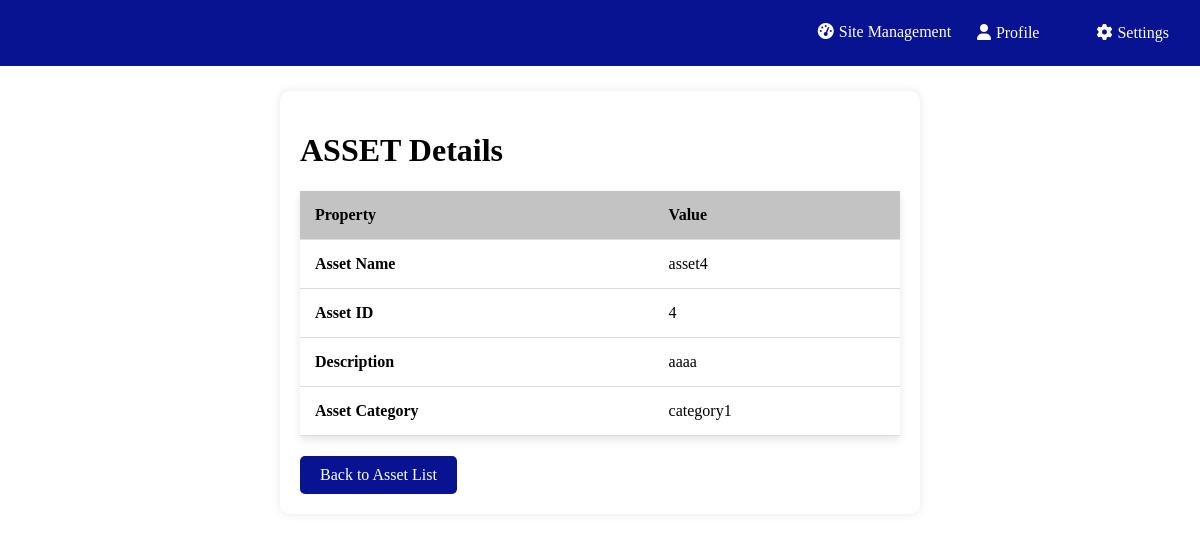
Page /assets/17/ on the committed database.
### app1/models.py (models this page shows, shortened)
class Asset(models.Model):
    asset_name = models.CharField(max_length=255)
    asset_id = models.IntegerField(unique=True)
    description = models.CharField(max_length=500)
    asset_category = models.CharField(max_length=250)

### app1/views.py (the view)
# urls.py: path('assets/<int:pk>/', AssetDetailView.as_view(), name='asset_detail'),
class AssetDetailView(DetailView):
    model = Asset
    template_name = 'app1/view_asset.html'
    context_object_name = 'asset'

### app1/templates/app1/view_asset.html (shortened to what this page needs)
<!DOCTYPE html>
<html lang="en">
<head>
    <link rel="stylesheet" href="https://cdnjs.cloudflare.com/ajax/libs/font-awesome/6.0.0/css/all.min.css">
</head>
<body>
    <div class="nav">
        <a class="dash" href="{% url 'sites' %}"><i class="fas fa-tachometer-alt"></i>Site Management</a>
        <div class="dropdown">
            <a href="#" class="dropbtn"><i class="fas fa-user"></i>Profile</a>
        </div>
        <div class="dropdown">
            <a href="#" class="dropbtn"><i class="fas fa-cog"></i>Settings</a>
        </div>
    </div>
    <div class="content asset-details">
        <h1>ASSET Details</h1>
        <table>
            <tr>
                <th>Property</th>
                <th>Value</th>
            </tr>
            <tr>
                <td><strong>Asset Name</strong></td>
                <td>{{ asset.asset_name }}</td>
            </tr>
            <tr>
                <td><strong>Asset ID</strong></td>
                <td>{{ asset.asset_id }}</td>
            </tr>
            <tr>
                <td><strong>Description</strong></td>
                <td>{{ asset.description }}</td>
            </tr>
            <tr>
                <td><strong>Asset Category</strong></td>
                <td>{{ asset.asset_category }}</td>
            </tr>
        </table>
        <a href="{% url 'asset_site' %}" class="back-link">Back to Asset List</a>
    </div>
</body>
</html>

### app1/templates/app1/view_asset.html (style rules this page uses)
body { font-family: verdana; width: 100%; margin: 0; }
.nav { overflow: hidden; width: 100%; padding: 10px; text-align: center; background-color: #071390; z-index: 100; display: flex; justify-content: space-between; }
.nav a { padding: 5px; color: white; text-decoration: none; display: inline-block; margin: 0 2px; flex: 1; }
.nav .dash { margin-top: 8px; order: -1; margin-left: 800px; }
.nav .dropdown .dropbtn { font-size: 16px; border: none; outline: none; color: white; padding: 14px 16px; background-color: inherit; font-family: inherit; margin-top: 0px; margin-left: 0px; margin-right: 25px; }
.nav a i { margin-right: 5px; }
.content { flex-grow: 1; padding: 20px; margin-top: 60px; }
.asset-details { background-color: #ffffff; padding: 20px; border-radius: 10px; box-shadow: 0 0 10px rgba(0, 0, 0, 0.1); max-width: 600px; margin: auto; margin-top: 25px; }
.asset-details table { width: 100%; border-collapse: collapse; margin-top: 20px; box-shadow: 0 4px 8px rgba(0, 0, 0, 0.1); }
.asset-details th, .asset-details td { padding: 15px; text-align: left; border-bottom: 1px solid #dddddd; }
.asset-details th { background-color:#c4c3c3; font-weight: bold; }
.back-link { display: inline-block; margin-top: 20px; text-decoration: none; color: white; background-color: #071390; padding: 10px 20px; border-radius: 5px; }

### rows in the picture
Asset: asset_name "asset4", asset_id "4", description "aaaa", asset_category "category1"
